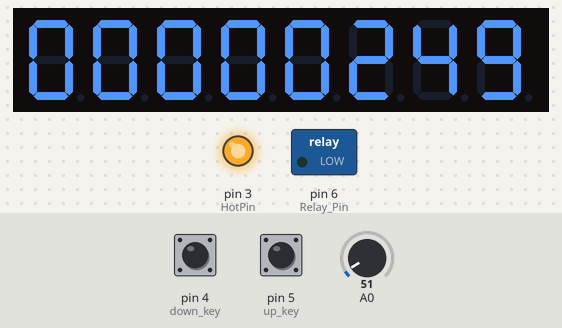
Bench run of a sketch on a simulated Arduino Uno, built with avr-gcc and run on an emulated ATmega328P. Shown: 8-digit seven-segment display, switched loads named in the sketch (green lamp = pin HIGH), output pins drawn as LEDs (lit = HIGH). The test bench sets the inputs (shaded band); at power-on: A0 = 51, pin 4 (down_key) HIGH, pin 5 (up_key) HIGH. What the sketch prints to the serial monitor is not drawn.

Above: at 1.3 s.
1.4 s: A0 set to 61
At 2.4 s:
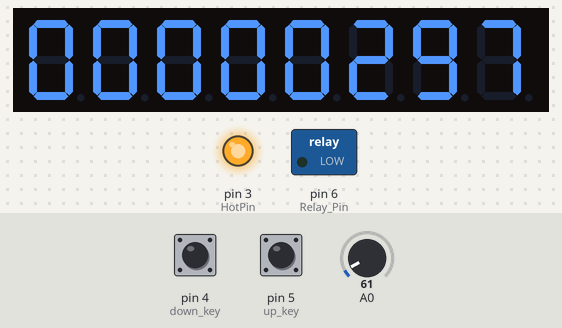
2.9 s: A0 set to 71
At 3.6 s:
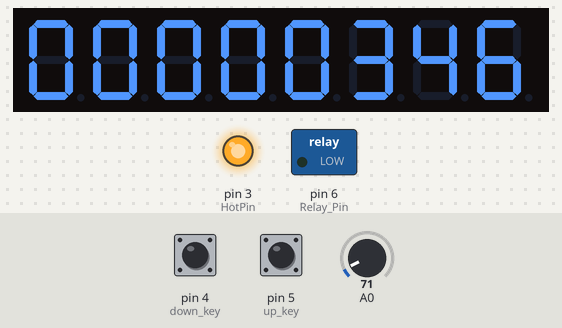
4.4 s: A0 set to 86
At 4.7 s:
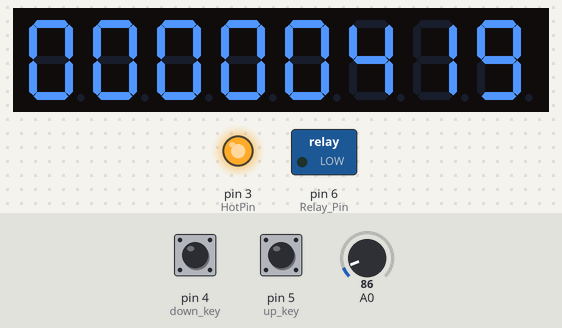
Timing chart, 0 to 7.4 s (numbered marks = the images above; inputs shaded):
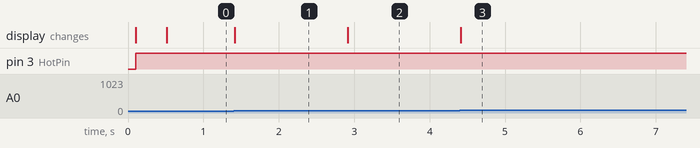

Measured:
- after the input at 1.4 s, the display: changes at once (image 1)
- after the input at 2.9 s, the display: changes at once (image 2)
- after the input at 4.4 s, the display: changes at once (image 3)

The sketch:

lm35_7segment_PID_Relay_max7219.ino
```cpp
/*
   Bahiya essko set value and real value seven
   segment per kardo and epprom, relay pid output
   with cooling pin output kar do and set value
   fast and real value delay wala functions add
   kar do and or output sab delt kar do only two
   output used one pid relay onoff for heating
  And one for cool (0.5+-)onoff
  Using lm35
*/

/*
  circuits4you.com
  Digital Temperature Controller
*/
#include <Wire.h>
#include <PID_v1.h>
#include <EEPROM.h>
#include "LedControl.h"

/*
 Now we need a LedControl to work with.
 ***** These pin numbers will probably not work with your hardware *****
 pin 12 is connected to the DataIn
 pin 13 is connected to the CLK
 pin 10 is connected to LOAD
 We have only a single MAX72XX.
 */
LedControl lc=LedControl(12,13,10,1);

//set offset here
double offset = 0 ;

const int up_key = 5;
const int down_key = 4;

//Define Variables to connect to
double Setpoint, Output, T;

unsigned long timeTaken = 0;
unsigned long startTime = 0;
unsigned long tempTime = 0;

double consKp = 2, consKi = 1, consKd =  35; //kpid 1,0.25,0.25 +-0.1//Kp=2, Ki=5, Kd=1;now  2,0.01,1    0.5, 0.01,20,  0.5, 0.01,2   1, 0.01,2 in oven 0.5,0.01,10 ,0.5,0.01,6  2510,2140

//Specify the links and initial tuning parameters
PID myPID(&T, &Output, &Setpoint, consKp, consKi, consKd, DIRECT);

int windowSize = 200;//900,1500,500,200

//temp read delay
int temp_read_delay = 500;

#define Relay_Pin 6
#define HotPin 3
#define coldPin 2


void setup() {

  lc.shutdown(0,false);
  lc.setIntensity(0,8);
  lc.clearDisplay(0);

  Serial.begin(115200);

  EEPROM.get(1, Setpoint);
  Serial.print("EEPROM Value");
  Serial.println(Setpoint   );


  //__pinmode
  pinMode(Relay_Pin, OUTPUT);
  pinMode(HotPin, OUTPUT);
  pinMode(coldPin, OUTPUT);
  pinMode(up_key, INPUT);
  pinMode(down_key, INPUT);

  //tell the PID to range between 0 and the full window size
  myPID.SetOutputLimits(0, windowSize); //-10000,-9000(-10000, windowSize)

  //turn the PID on
  myPID.SetMode(AUTOMATIC);

  // Initialize Pins
  digitalWrite(HotPin, LOW);
  digitalWrite(up_key, HIGH);
  digitalWrite(down_key, HIGH);
  digitalWrite(Relay_Pin, LOW);

  delay(100);
}

void loop() {

  timeTaken = millis();

  if (timeTaken - tempTime > temp_read_delay) {
    T = ((5.0 / 1024.0) * analogRead(A0)) * 100; //10mV per degree 0.01V/C. Scalling

    //offset setting
  T += offset;

  int t_0 = int(T*10)%10;
  int t_1 = int(T)%10;
  int t_2 = int(T/10)%10;
  int t_3 = int(T/100)%10;


  lc.setDigit(0,0,t_0,false);
  lc.setDigit(0,1,t_1,false);
  lc.setDigit(0,2,t_2,false);
  lc.setDigit(0,3,t_3,false);

  }

  int s_0 = int(Setpoint*10)%10;
  int s_1 = int(Setpoint)%10;
  int s_2 = int(Setpoint/10)%10;
  int s_3 = int(Setpoint/100)%10;

  lc.setDigit(0,4,s_0,false);
  lc.setDigit(0,5,s_1,false);
  lc.setDigit(0,6,s_2,false);
  lc.setDigit(0,7,s_3,false);

  if (digitalRead(down_key) == LOW)

  {
    if (Setpoint > -30)
    {
      Setpoint -= 0.1;
    }
  }
  if (digitalRead(up_key) == LOW)
  {
    if (Setpoint < 70)
    {
      Setpoint += 0.1;
    }
  }

  myPID.SetTunings(consKp, consKi, consKd);


  /************************************************
     turn the output pin on/off based on pid output
   ************************************************/

  timeTaken = millis();

  if (timeTaken - startTime > windowSize) {
    myPID.Compute();
    startTime = millis();
  }

  bool set;
  if ( T - Setpoint <= 0 ) set = 0;
  else if ( T - Setpoint > 0.5 ) set = 1;

  if (set == 1) digitalWrite(coldPin, HIGH);
  else digitalWrite(coldPin, LOW);

  if (timeTaken - startTime < Output) digitalWrite(Relay_Pin, HIGH);
  else digitalWrite(Relay_Pin, LOW);


  digitalWrite(HotPin, HIGH);
  Serial.print("relay value        = ");
  Serial.println(Output);

  /*

    if (Setpoint == T )  {

      digitalWrite(HotPin, LOW);
      Serial.print("OK");
    }

    else if (Setpoint - T > 0) {

      digitalWrite(HotPin, HIGH);
      Serial.print("Hot_PIN");

    }

    else
    {

      digitalWrite(HotPin, LOW);
      Serial.print("Cold");

    }

  */

  Serial.print("Set point                                                = ");
  Serial.println(Setpoint);
  EEPROM.put(1, Setpoint);

}
```
